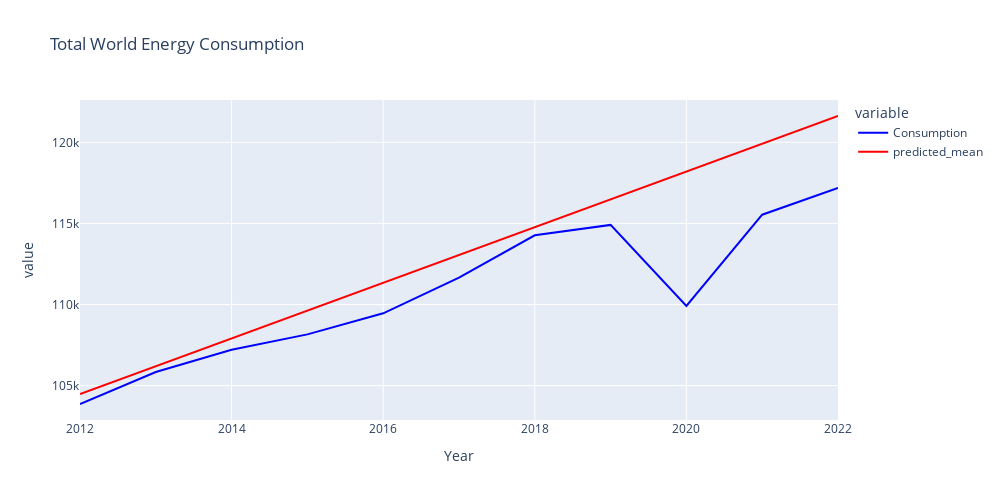

Notebook code cell kept with this figure:
### Code cell
# Plotting The Validation set of ARIMA model to evaluate the performance
fig = px.line(ARIMA_validation, x= 'Year', y=['Consumption','predicted_mean'], color_discrete_sequence=['blue', 'red'], title="Total World Energy Consumption", height=500, width=1000)
fig.show()

### Figure 1 — Plotly figure (JSON) as saved in the notebook; plotly's stock layout.template omitted (floating-point values rounded to 4 significant figures)
{"data": [{"hovertemplate": "variable=Consumption<br>Year=%{x}<br>value=%{y}<extra></extra>", "legendgroup": "Consumption", "line": {"color": "blue", "dash": "solid"}, "marker": {"symbol": "circle"}, "mode": "lines", "name": "Consumption", "orientation": "v", "showlegend": true, "type": "scatter", "x": [2012, 2013, 2014, 2015, 2016, 2017, 2018, 2019, 2020, 2021, 2022], "xaxis": "x", "y": [103900.0, 105800.0, 107200.0, 108200.0, 109500.0, 111700.0, 114300.0, 114900.0, 109900.0, 115500.0, 117200.0], "yaxis": "y"}, {"hovertemplate": "variable=predicted_mean<br>Year=%{x}<br>value=%{y}<extra></extra>", "legendgroup": "predicted_mean", "line": {"color": "red", "dash": "solid"}, "marker": {"symbol": "circle"}, "mode": "lines", "name": "predicted_mean", "orientation": "v", "showlegend": true, "type": "scatter", "x": [2012, 2013, 2014, 2015, 2016, 2017, 2018, 2019, 2020, 2021, 2022], "xaxis": "x", "y": [104500.0, 106200.0, 107900.0, 109600.0, 111300.0, 113000.0, 114800.0, 116500.0, 118200.0, 119900.0, 121600.0], "yaxis": "y"}], "layout": {"height": 500, "legend": {"title": {"text": "variable"}, "tracegroupgap": 0}, "title": {"text": "Total World Energy Consumption"}, "width": 1000, "xaxis": {"anchor": "y", "domain": [0, 1], "title": {"text": "Year"}}, "yaxis": {"anchor": "x", "domain": [0, 1], "title": {"text": "value"}}}}
